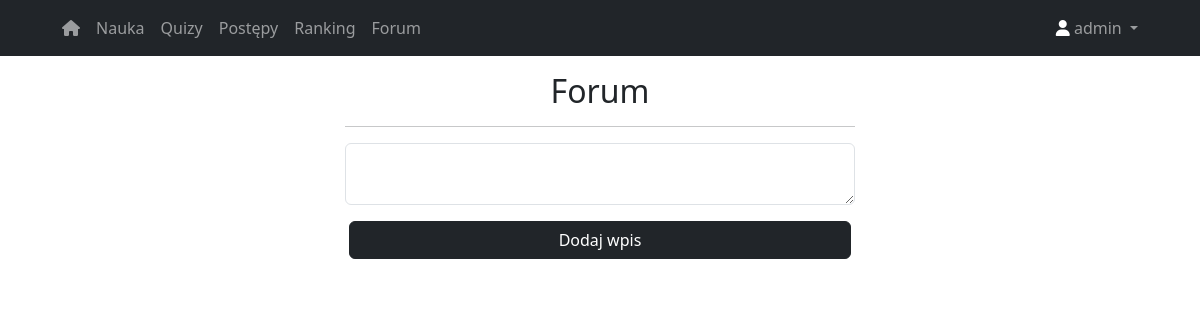
The app's page /forum (signed in), older data.
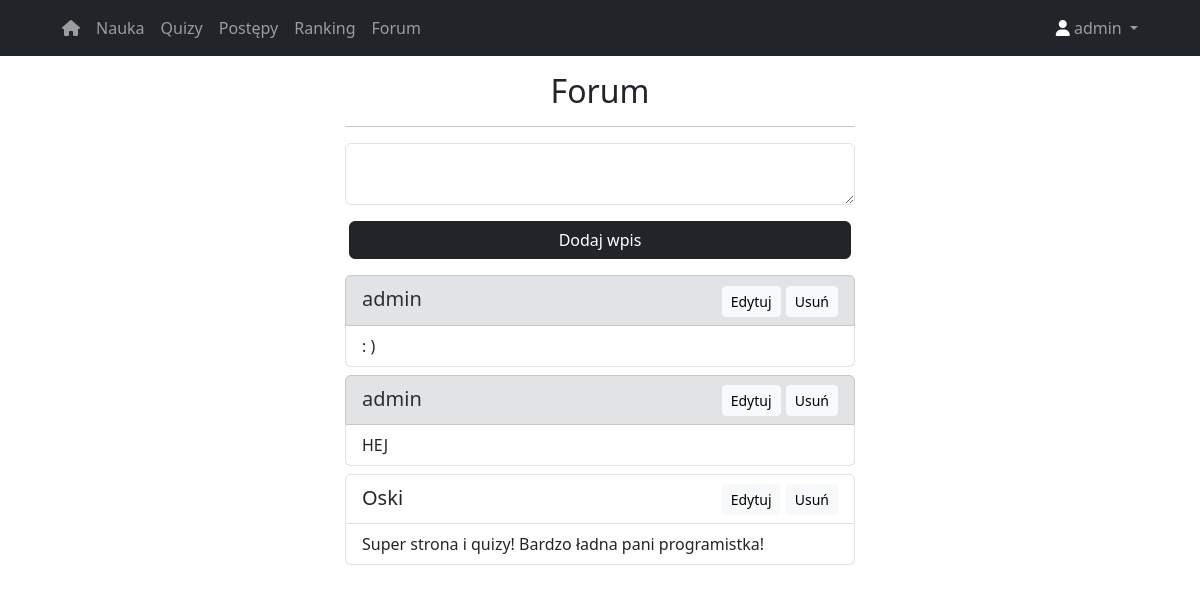
The same page, newer data.
### website/models.py (models this page shows)
class Note(db.Model):
    id = db.Column(db.Integer, primary_key=True)
    data = db.Column(db.String(100))
    date = db.Column(db.String(150))
    user_id = db.Column(db.String, db.ForeignKey('user.first_name'))

### website/auth.py (the view, shortened to what this page needs)
@auth.route('/forum', methods=['GET', 'POST'])
def forum():
    all_notes = Note.query.all()
    return render_template('forum.html', user=current_user, notes=all_notes)

### website/__init__.py (called while the page is built)
def create_app():
    app = Flask(__name__)
    app.config['SECRET_KEY'] = 'hjshjhdjah kjshkjdhjs'
    app.config['SQLALCHEMY_DATABASE_URI'] = f'sqlite:///{DB_NAME}'
    db.init_app(app)
    from .auth import auth
    app.register_blueprint(auth, url_prefix='/')
    from .models import User
    with app.app_context():
        db.create_all()
    login_manager = LoginManager()
    login_manager.login_view = 'auth.login'
    login_manager.init_app(app)
    @login_manager.user_loader
    def load_user(id):
        return User.query.get(int(id))
    return app

### website/auth.py (called while the page is built)
@auth.before_request
def restrict_access_to_auth_routes():
    if current_user.is_authenticated and request.endpoint in ['auth.login', 'auth.sign_up']:
        return redirect(url_for('auth.mainPage'))

### website/templates/forum.html (shortened to what this page needs)
{% extends 'base.html' %}
{% block content %}
<div class="row align-items-center">
   <div class="mx-auto col-10 col-md-8 col-lg-6">
            <h2 class="text-center">Forum</h2>
            <hr>
                <div>
                    {% if user.is_authenticated %}
                  <form method="POST">
                     <textarea name="note" id="note" class="form-control"></textarea>
                     <div class="row align-items-center px-3">
                        <button type="submit" class="btn btn-dark mt-3 mb-3">Dodaj wpis</button>
                     </div>
                  </form>
                    {% endif %}
                </div>
              {% for note in notes|reverse %}
                  <ul class="list-group pb-2">
                   {% if note.user_id == user.first_name %}
                  <li class="list-group-item list-group-item-secondary fs-5">
                  {% else %}
          <li class="list-group-item fs-5"> {% endif %}
                      {{ note.user_id }}
              {% if note.user_id == user.first_name or current_user.first_name == 'admin' %}
                 <div class="float-end">
                 <a href="{{ url_for('auth.edit_note', note_id=note.id) }}" class="btn btn-sm btn-light">Edytuj</a>
    <button
        type="button"
        class="btn btn-sm btn-light"
        data-bs-toggle="modal"
        data-bs-target="#deleteModal-{{ note.id }}">
        Usuń
    </button>
</div>
                        {% endif %}
          </li>
                      <li class="list-group-item">{{ note.data }}</li>
          </ul>
                 {% endfor %}
    </div>
</div>
{% endblock %}

Row changes from the older to the newer data that the page shows:
added Note: user_id "admin", data ": )"
added Note: user_id "admin", data "HEJ"
added Note: user_id "Oski", data "Super strona i quizy! Bardzo ładna pani programistka!"
